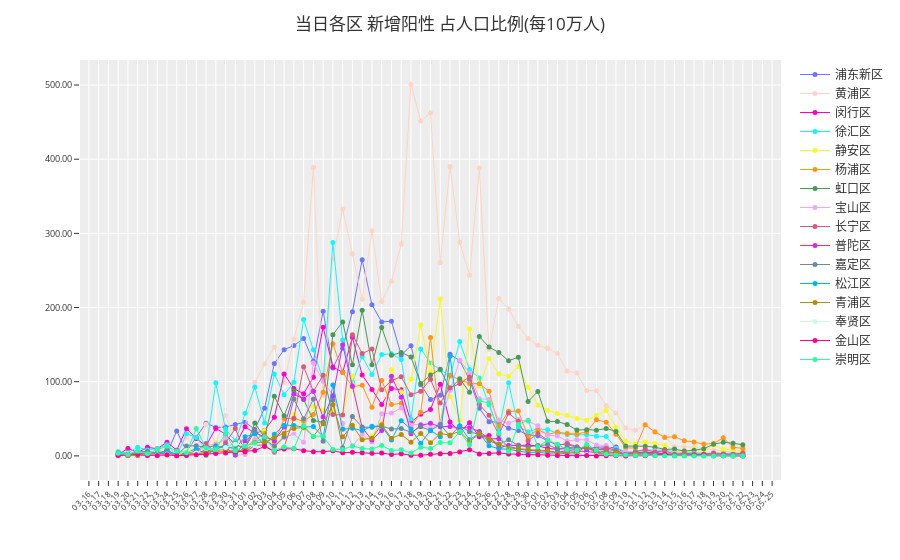

Here is the notebook cell this chart was saved with:
### Code cell
fig = go.Figure()

fig = px.line(df, x="Date", y="PopPct", color="District", markers=True,
              color_discrete_sequence=px.colors.qualitative.Light24[2:],
              category_orders={'District': DISTRICT_ORDER},
              render_mode="svg",
             )

fig.add_hline(y=1.0)

fig.update_traces(line=dict(width=1.0), marker=dict(size=5), connectgaps=False)

fig.update_xaxes(dtick="D1", tickformat="%m-%d", tickangle=-45, tickfont=dict(size=8), title='')
fig.update_yaxes(tickfont=dict(size=9), title='',)
fig.update_layout(yaxis_tickformat=",.2f")
fig.update_layout(title="当日各区 新增阳性 占人口比例(每10万人)")
fig.update_layout(template="ggplot2")
fig.update_layout(legend={'title_text': ''})

fig.show()
